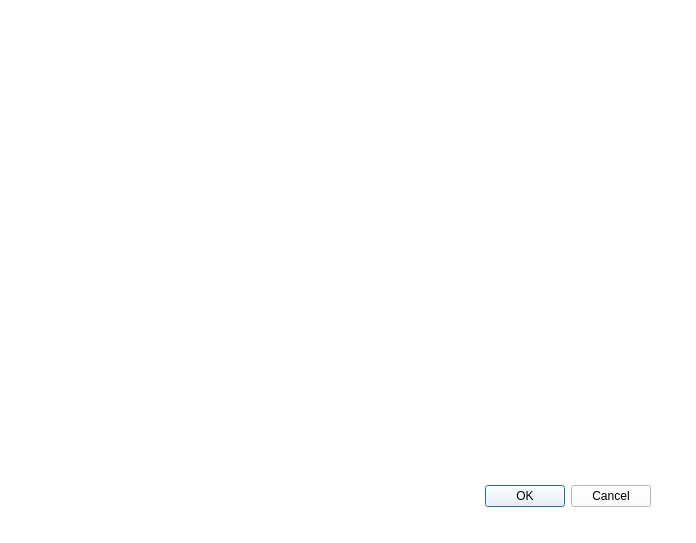
<?xml version="1.0" encoding="UTF-8"?>
<ui version="4.0">
 <class>Sign_In_UI</class>
 <widget class="QDialog" name="Sign_In_UI">
  <property name="geometry">
   <rect>
    <x>0</x>
    <y>0</y>
    <width>696</width>
    <height>543</height>
   </rect>
  </property>
  <property name="windowTitle">
   <string>Sign In</string>
  </property>
  <property name="styleSheet">
   <string notr="true">background-color: rgb(255, 255, 255);</string>
  </property>
  <widget class="QDialogButtonBox" name="frame_button">
   <property name="geometry">
    <rect>
     <x>310</x>
     <y>480</y>
     <width>341</width>
     <height>32</height>
    </rect>
   </property>
   <property name="styleSheet">
    <string notr="true">background-color: rgb(255, 255, 255);</string>
   </property>
   <property name="orientation">
    <enum>Qt::Horizontal</enum>
   </property>
   <property name="standardButtons">
    <set>QDialogButtonBox::Cancel|QDialogButtonBox::Ok</set>
   </property>
  </widget>
 </widget>
 <resources/>
 <connections>
  <connection>
   <sender>frame_button</sender>
   <signal>accepted()</signal>
   <receiver>Sign_In_UI</receiver>
   <slot>accept()</slot>
   <hints>
    <hint type="sourcelabel">
     <x>248</x>
     <y>254</y>
    </hint>
    <hint type="destinationlabel">
     <x>157</x>
     <y>274</y>
    </hint>
   </hints>
  </connection>
  <connection>
   <sender>frame_button</sender>
   <signal>rejected()</signal>
   <receiver>Sign_In_UI</receiver>
   <slot>reject()</slot>
   <hints>
    <hint type="sourcelabel">
     <x>316</x>
     <y>260</y>
    </hint>
    <hint type="destinationlabel">
     <x>286</x>
     <y>274</y>
    </hint>
   </hints>
  </connection>
 </connections>
</ui>
